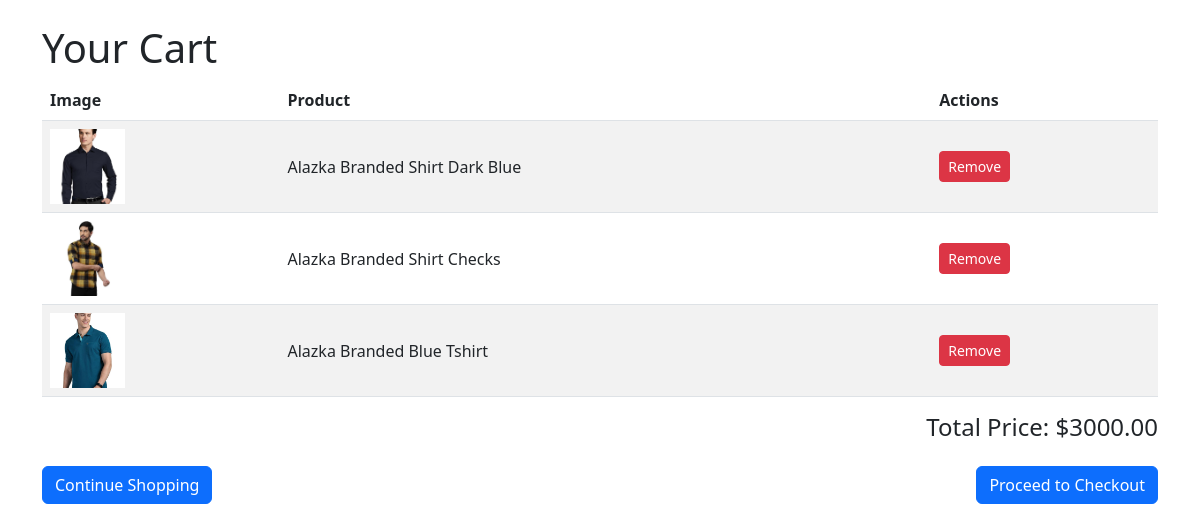
Screenshot of /api/cart/mycart/ (signed in) with the database file from the repository.
### cart/models.py (models this page shows, shortened)
class CartItem(models.Model):
    cart = models.ForeignKey(Cart, on_delete=models.CASCADE, related_name='items')
    product = models.ForeignKey(Product, on_delete=models.CASCADE)
    quantity = models.PositiveIntegerField(default=1)
    def subtotal(self):
        return self.product.price * self.quantity

class Cart(models.Model):
    user = models.OneToOneField(User, on_delete=models.CASCADE)
    created_at = models.DateTimeField(auto_now_add=True)
    def total_price(self):
        return sum(item.subtotal() for item in self.items.all())

### catalog/models.py (models this page shows, shortened)
class Product(models.Model):
    name = models.CharField(max_length=255)
    description = models.TextField()
    price = models.DecimalField(max_digits=10, decimal_places=2)
    image = models.ImageField(upload_to='product_images/', blank=True, null=True)

### cart/views.py (the view)
# urls.py: path('mycart/', cart_page, name='cart_page'),
@login_required
def cart_page(request):
    cart = Cart.objects.filter(user=request.user).first()
    if not cart:
        cart = Cart.objects.create(user=request.user)
    context = {
        'cart': cart,
        'cart_items': cart.items.all(),  # Fetch all items in the cart
    }
    return render(request, 'cart_page.html', context)

### templates/cart_page.html (shortened to what this page needs)
<!DOCTYPE html>
<html lang="en">
<head>
    <link href="https://cdn.jsdelivr.net/npm/bootstrap@5.3.0/dist/css/bootstrap.min.css" rel="stylesheet">
</head>
<body>
    <div class="container mt-4">
        <h1>Your Cart</h1>
        {% if cart_items %}
            <table class="table table-striped product-table">
                <thead>
                    <tr>
                        <th>Image</th>
                        <th>Product</th>
                        <th>Actions</th>
                    </tr>
                </thead>
                <tbody>
                    {% for item in cart_items %}
                    <tr>
                        <td><img src="{{ item.product.image.url }}" alt="{{ item.product.name }}" class="product-image"></td>
                        <td>{{ item.product.name }}</td>
                        <td>
                            <button
                                class="btn btn-danger btn-sm remove-item"
                                data-url="{% url 'cart_item_delete' item.pk %}">
                                Remove
                            </button>
                        </td>
                    </tr>
                    {% endfor %}
                </tbody>
            </table>
            <div class="d-flex justify-content-end">
                <h4>Total Price: ${{ cart.total_price }}</h4>
            </div>
        {% else %}
            <p>Your cart is empty.</p>
        {% endif %}
        <div class="d-flex justify-content-between mt-3">
            <a href="/" class="btn btn-primary">Continue Shopping</a>
            <a href="{% url 'checkout' %}" class="btn btn-primary">Proceed to Checkout</a>
        </div>
    </div>
</body>
</html>

### templates/cart_page.html (style rules this page uses)
.product-image { width: 75px; height: 75px; object-fit: cover; }
.product-table th, .product-table td { vertical-align: middle; }

### rows the page displays
CartItem: product.image (picture), product.name "Alazka Branded Shirt Dark Blue"
CartItem: product.image (picture), product.name "Alazka Branded Shirt Checks"
CartItem: product.image (picture), product.name "Alazka Branded Blue Tshirt"
Cart: total_price "3000.00"
